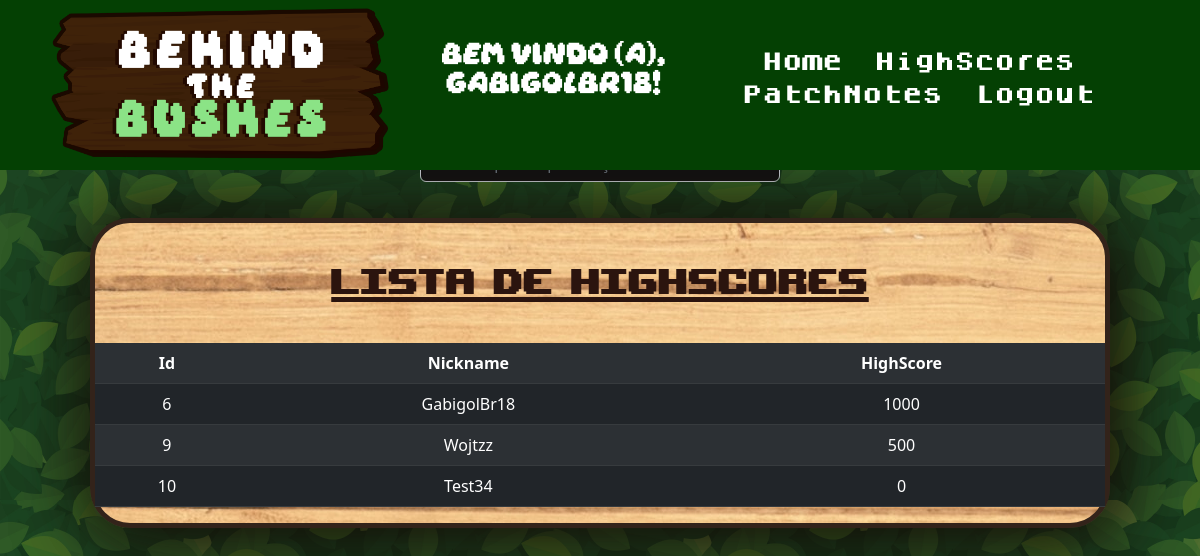
/ListaPontuacoes.php (signed in), run on the app's committed database.
### tables this page shows
CREATE TABLE `tbusuario` (
  `Id` int(11) NOT NULL,
  `NomeUsuario` varchar(30) NOT NULL,
  `SobrenomeUsuario` varchar(50) NOT NULL,
  `NickUsuario` varchar(30) NOT NULL,
  `EmailUsuario` varchar(50) NOT NULL,
  `SenhaUsuario` varchar(30) NOT NULL,
  `TipoUsuario` char(5) NOT NULL,
  `HighScore` int(6) NOT NULL
);

### ListaPontuacoes.php (the view, shortened to what this page needs)
<!DOCTYPE html>
<html lang="pt-br">
<head>
    <link href="https://cdn.jsdelivr.net/npm/bootstrap@5.2.3/dist/css/bootstrap.min.css" rel="stylesheet">
</head>
<body>
   <?php
        require_once("Header.php");
   ?>
   <?php
    if(isset($_SESSION["email"])){
    ?>
    <form class="form1" style="margin-top:12%; text-align:center;" action="insertHighScores.php" action="get">
    <div class="form-group">
    </div>
    </form>
    <?php
    }else{
    ?>
    <div style="margin-top: 12%;"></div>
    <?php
    }
    ?>
    <div class = "container1">
        <div class = "div1">
            <p class="p1">Lista de HighScores</p>
            <?php
             $sql = "SELECT * FROM tbusuario order by HighScore DESC";
            $dadosUsuario = $conn->query($sql);
            if($dadosUsuario->num_rows > 0){
            ?>
                <table class="table table-dark table-striped">
                    <tr class="table-active">
                        <th>Id</th>
                        <th>Nickname</th>
                        <th>HighScore</th>
                    </tr>
                <?php
                    while($exibir = $dadosUsuario->fetch_assoc()){
                ?>
                    <tr>
                        <td><?php echo $exibir["Id"]?></td>
                        <td><?php echo $exibir["NickUsuario"]?></td>
                        <td><?php echo $exibir["HighScore"]?></td>
                    </tr>
                <?php
                    }
                ?>
            </table>
            <?php
            }
            ?>
        </div>
    </div>
</body>
</html>

### ListaPontuacoesStyle.css (style rules this page uses)
body { background-image: url(Images/Bush1.png); background-repeat: repeat; text-align: center; }
.container1 { margin-top: 3%; display: flex; justify-content: center; text-align: center; }
.div1 { background-image: url(Images/woodenTexture.jpg); width: 85%; height: 50%; background-repeat: no-repeat; border-style: solid; border-width: 5px; border-color: rgb(51, 35, 26); border-radius: 40px; box-shadow: 5px 5px 75px 5px rgba(24, 7, 7, 0.644), 5px 5px 75px 5px rgba(17, 10, 1, 0.651); text-align: center; }
.p1 { padding-top: -10px; padding-bottom: 10px; font-family: 'Upheaval'; font-size: 50px; color: rgb(43, 20, 14); text-decoration: underline; margin-top: 1.9%; }
table { border-collapse:collapse ; text-align: center; }

### HeaderStyle.css (style rules this page uses)
* { margin: 0; padding: 0; }

### data on the page
tbusuario: Id "6", NickUsuario "GabigolBr18", HighScore "1000"
tbusuario: Id "9", NickUsuario "Wojtzz", HighScore "500"
tbusuario: Id "10", NickUsuario "Test34", HighScore "0"

### other printed values
$_SESSION["nick"] "GabigolBr18"
